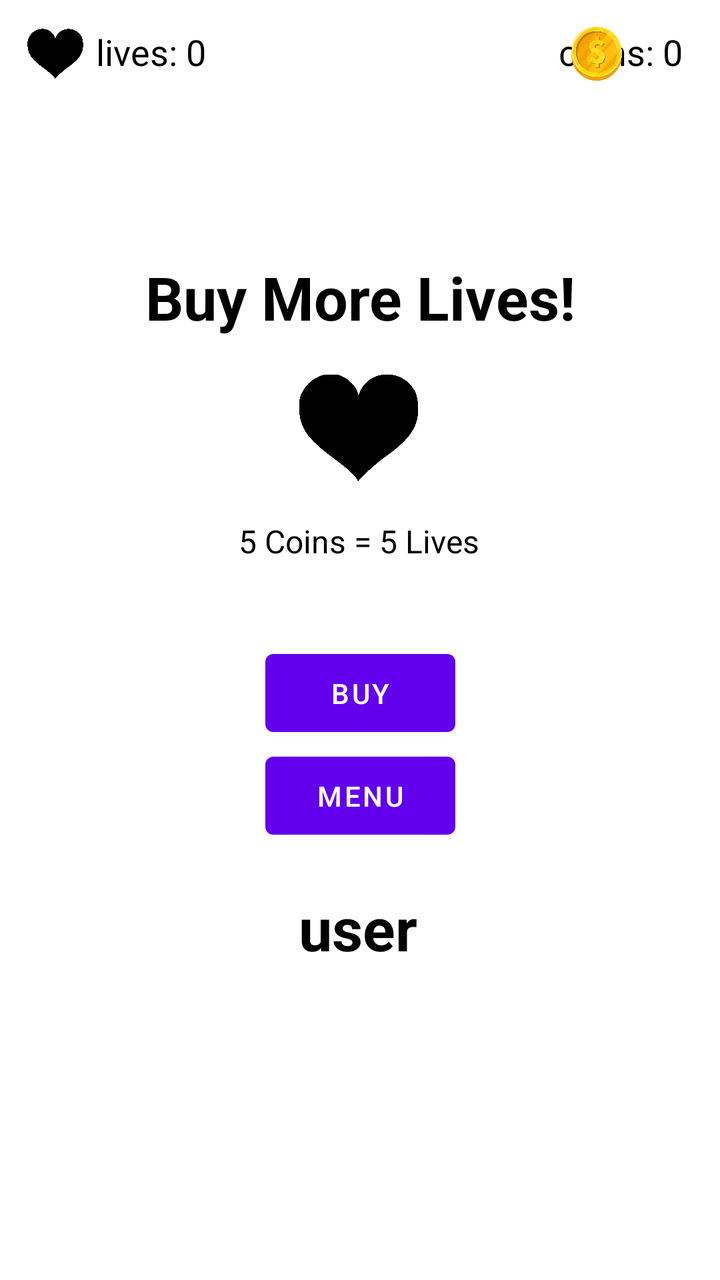
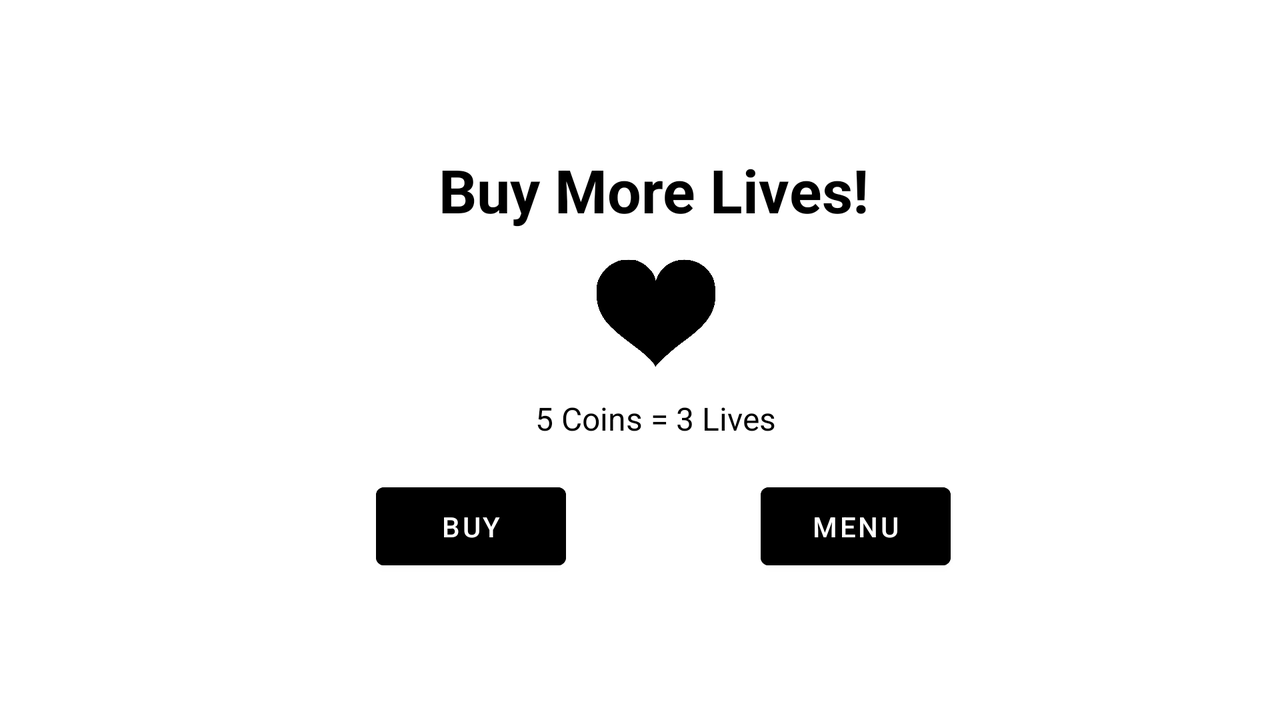

An Android layout and its configuration variant, each rendered on a device that would load it. The default file and the variant file are quoted in full after the pictures.
<!-- AndroidManifest.xml: application theme Theme.FinalProject_RockPaperScissors -->
<!-- res/layout/activity_shop.xml -->
<?xml version="1.0" encoding="utf-8"?>
<androidx.constraintlayout.widget.ConstraintLayout xmlns:android="http://schemas.android.com/apk/res/android"
    xmlns:app="http://schemas.android.com/apk/res-auto"
    xmlns:tools="http://schemas.android.com/tools"
    style="@style/bgnight"
    android:layout_width="match_parent"
    android:layout_height="match_parent"
    android:background="#FFFFFF"

    tools:context=".ShopActivity">

    <TextView
        android:id="@+id/txtCoins"
        android:layout_width="wrap_content"
        android:layout_height="wrap_content"
        android:text="@string/coins"
        android:textColor="#000000"
        android:textSize="18sp"
        android:textStyle="normal"
        app:layout_constraintBottom_toBottomOf="parent"
        app:layout_constraintEnd_toEndOf="parent"
        app:layout_constraintHorizontal_bias="0.937"
        app:layout_constraintStart_toStartOf="parent"
        app:layout_constraintTop_toTopOf="parent"
        app:layout_constraintVertical_bias="0.022" />

    <TextView
        android:id="@+id/txtLives"
        android:layout_width="wrap_content"
        android:layout_height="wrap_content"
        android:text="@string/lives"
        android:textColor="#000000"
        android:textSize="18sp"
        android:textStyle="normal"
        app:layout_constraintBottom_toBottomOf="parent"
        app:layout_constraintEnd_toEndOf="parent"
        app:layout_constraintHorizontal_bias="0.157"
        app:layout_constraintStart_toStartOf="parent"
        app:layout_constraintTop_toTopOf="parent"
        app:layout_constraintVertical_bias="0.022" />

    <ImageView
        android:id="@+id/heart"
        android:layout_width="60dp"
        android:layout_height="80dp"
        app:layout_constraintBottom_toBottomOf="parent"
        app:layout_constraintEnd_toEndOf="parent"
        app:layout_constraintHorizontal_bias="0.498"
        app:layout_constraintStart_toStartOf="parent"
        app:layout_constraintTop_toTopOf="parent"
        app:layout_constraintVertical_bias="0.31"
        app:srcCompat="@drawable/heart" />

    <ImageView
        android:id="@+id/heart2"
        android:layout_width="28dp"
        android:layout_height="27dp"
        app:layout_constraintBottom_toBottomOf="parent"
        app:layout_constraintEnd_toEndOf="parent"
        app:layout_constraintHorizontal_bias="0.041"
        app:layout_constraintStart_toStartOf="parent"
        app:layout_constraintTop_toTopOf="parent"
        app:layout_constraintVertical_bias="0.022"
        app:srcCompat="@drawable/heart" />

    <ImageView
        android:id="@+id/heart3"
        android:layout_width="28dp"
        android:layout_height="27dp"
        app:layout_constraintBottom_toBottomOf="parent"
        app:layout_constraintEnd_toEndOf="parent"
        app:layout_constraintHorizontal_bias="0.856"
        app:layout_constraintStart_toStartOf="parent"
        app:layout_constraintTop_toTopOf="parent"
        app:layout_constraintVertical_bias="0.022"
        app:srcCompat="@drawable/coin" />

    <Button

        android:id="@+id/buttonBuy"
        android:layout_width="95dp"
        android:layout_height="51dp"

        android:text="Buy"
        app:layout_constraintBottom_toBottomOf="parent"
        app:layout_constraintEnd_toEndOf="parent"
        app:layout_constraintStart_toStartOf="parent"
        app:layout_constraintTop_toTopOf="parent"
        app:layout_constraintVertical_bias="0.545" />

    <Button
        android:id="@+id/buttonMenu"
        android:layout_width="95dp"
        android:layout_height="51dp"
        android:text="Menu"
        app:layout_constraintBottom_toBottomOf="parent"
        app:layout_constraintEnd_toEndOf="parent"
        app:layout_constraintStart_toStartOf="parent"
        app:layout_constraintTop_toTopOf="parent"
        app:layout_constraintVertical_bias="0.632" />

    <TextView
        android:id="@+id/textView5"
        android:layout_width="wrap_content"
        android:layout_height="wrap_content"
        android:text="5 Coins = 5 Lives"
        android:textColor="#000000"
        android:textSize="16sp"
        android:textStyle="normal"
        app:layout_constraintBottom_toBottomOf="parent"
        app:layout_constraintEnd_toEndOf="parent"
        app:layout_constraintHorizontal_bias="0.498"
        app:layout_constraintStart_toStartOf="parent"
        app:layout_constraintTop_toTopOf="parent"
        app:layout_constraintVertical_bias="0.42" />

    <TextView
        android:id="@+id/textView4"
        android:layout_width="wrap_content"
        android:layout_height="wrap_content"
        android:text="Buy More Lives!"
        android:textColor="#000000"
        android:textSize="30sp"
        android:textStyle="bold"
        app:layout_constraintBottom_toBottomOf="parent"
        app:layout_constraintEnd_toEndOf="parent"
        app:layout_constraintHorizontal_bias="0.502"
        app:layout_constraintStart_toStartOf="parent"
        app:layout_constraintTop_toTopOf="parent"
        app:layout_constraintVertical_bias="0.214" />

    <TextView
        android:id="@+id/txtName"
        android:layout_width="wrap_content"
        android:layout_height="wrap_content"
        android:text="@string/UserName"
        android:textColor="#000000"
        android:textSize="30sp"
        android:textStyle="bold"
        app:layout_constraintBottom_toBottomOf="parent"
        app:layout_constraintEnd_toEndOf="parent"
        app:layout_constraintHorizontal_bias="0.497"
        app:layout_constraintStart_toStartOf="parent"
        app:layout_constraintTop_toTopOf="parent"
        app:layout_constraintVertical_bias="0.74" />

</androidx.constraintlayout.widget.ConstraintLayout>
<!-- resources referenced by this layout -->
<resources>
  <!-- drawable coin: webp bitmap (drawable-v24, 33000 bytes) -->
  <!-- drawable heart: webp bitmap (drawable, 29080 bytes) -->
  <string name="UserName">user</string>
  <string name="coins">coins: 0</string>
  <string name="lives">lives: 0</string>
  <style name="Theme.FinalProject_RockPaperScissors" parent="Theme.MaterialComponents.DayNight.DarkActionBar">
          
          <item name="colorPrimary">@color/purple_500</item>
          <item name="colorPrimaryVariant">@color/purple_700</item>
          <item name="colorOnPrimary">@color/white</item>
          
          <item name="colorSecondary">@color/teal_200</item>
          <item name="colorSecondaryVariant">@color/teal_700</item>
          <item name="colorOnSecondary">@color/black</item>
          
          <item name="android:statusBarColor" tools:targetApi="l">?attr/colorPrimaryVariant</item>
          
      </style>
  <color name="purple_500">#FF6200EE</color>
  <color name="purple_700">#FF3700B3</color>
  <color name="white">#FFFFFFFF</color>
  <color name="teal_200">#FF03DAC5</color>
  <color name="teal_700">#FF018786</color>
  <color name="black">#FF000000</color>
</resources>
<!-- res/layout-land/activity_shop.xml (the repository's variant of the layout above) -->
<!-- drawn on the phone turned sideways -->
<?xml version="1.0" encoding="utf-8"?>
<androidx.constraintlayout.widget.ConstraintLayout xmlns:android="http://schemas.android.com/apk/res/android"
    xmlns:app="http://schemas.android.com/apk/res-auto"
    xmlns:tools="http://schemas.android.com/tools"
    android:layout_width="match_parent"
    android:layout_height="match_parent"
    tools:context=".ShopActivity">

    <ImageView
        android:id="@+id/heart"
        android:layout_width="60dp"
        android:layout_height="80dp"
        app:layout_constraintBottom_toBottomOf="parent"
        app:layout_constraintEnd_toEndOf="parent"
        app:layout_constraintHorizontal_bias="0.514"
        app:layout_constraintStart_toStartOf="parent"
        app:layout_constraintTop_toTopOf="parent"
        app:layout_constraintVertical_bias="0.416"
        app:srcCompat="@drawable/heart" />

    <TextView
        android:id="@+id/textView4"
        android:layout_width="wrap_content"
        android:layout_height="wrap_content"
        android:text="Buy More Lives!"
        android:textColor="#000000"
        android:textSize="30sp"
        android:textStyle="bold"
        app:layout_constraintBottom_toBottomOf="parent"
        app:layout_constraintEnd_toEndOf="parent"
        app:layout_constraintHorizontal_bias="0.516"
        app:layout_constraintStart_toStartOf="parent"
        app:layout_constraintTop_toTopOf="parent"
        app:layout_constraintVertical_bias="0.234" />

    <Button
        android:id="@+id/buttonBuy"
        android:layout_width="95dp"
        android:layout_height="51dp"
        android:backgroundTint="#000000"
        android:text="Buy"
        app:layout_constraintBottom_toBottomOf="parent"
        app:layout_constraintEnd_toEndOf="parent"
        app:layout_constraintHorizontal_bias="0.345"
        app:layout_constraintStart_toStartOf="parent"
        app:layout_constraintTop_toTopOf="parent"
        app:layout_constraintVertical_bias="0.769" />

    <TextView
        android:id="@+id/textView5"
        android:layout_width="wrap_content"
        android:layout_height="wrap_content"
        android:text="5 Coins = 3 Lives"
        android:textColor="#000000"
        android:textSize="16sp"
        android:textStyle="normal"
        app:layout_constraintBottom_toBottomOf="parent"
        app:layout_constraintEnd_toEndOf="parent"
        app:layout_constraintHorizontal_bias="0.515"
        app:layout_constraintStart_toStartOf="parent"
        app:layout_constraintTop_toTopOf="parent"
        app:layout_constraintVertical_bias="0.586" />

    <Button
        android:id="@+id/buttonMenu"
        android:layout_width="95dp"
        android:layout_height="51dp"
        android:backgroundTint="#000000"
        android:text="Menu"
        app:layout_constraintBottom_toBottomOf="parent"
        app:layout_constraintEnd_toEndOf="parent"
        app:layout_constraintHorizontal_bias="0.698"
        app:layout_constraintStart_toStartOf="parent"
        app:layout_constraintTop_toTopOf="parent"
        app:layout_constraintVertical_bias="0.769" />

</androidx.constraintlayout.widget.ConstraintLayout>
<!-- resources referenced by the variant -->
<!-- as the phone turned sideways resolves them -->
<resources>
  <!-- drawable heart: webp bitmap (drawable, 29080 bytes) -->
  <style name="Theme.FinalProject_RockPaperScissors" parent="Theme.MaterialComponents.DayNight.DarkActionBar">
          
          <item name="colorPrimary">@color/purple_500</item>
          <item name="colorPrimaryVariant">@color/purple_700</item>
          <item name="colorOnPrimary">@color/white</item>
          
          <item name="colorSecondary">@color/teal_200</item>
          <item name="colorSecondaryVariant">@color/teal_700</item>
          <item name="colorOnSecondary">@color/black</item>
          
          <item name="android:statusBarColor" tools:targetApi="l">?attr/colorPrimaryVariant</item>
          
      </style>
  <color name="purple_500">#FF6200EE</color>
  <color name="purple_700">#FF3700B3</color>
  <color name="white">#FFFFFFFF</color>
  <color name="teal_200">#FF03DAC5</color>
  <color name="teal_700">#FF018786</color>
  <color name="black">#FF000000</color>
</resources>
